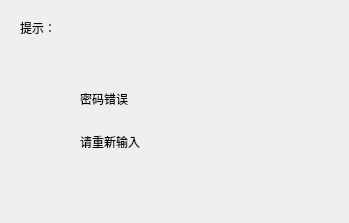
<?xml version="1.0" encoding="UTF-8"?>
<ui version="4.0">
 <class>Logindlg</class>
 <widget class="QDialog" name="Logindlg">
  <property name="geometry">
   <rect>
    <x>0</x>
    <y>0</y>
    <width>349</width>
    <height>223</height>
   </rect>
  </property>
  <property name="windowTitle">
   <string>Dialog</string>
  </property>
  <widget class="QWidget" name="verticalLayoutWidget">
   <property name="geometry">
    <rect>
     <x>80</x>
     <y>80</y>
     <width>160</width>
     <height>80</height>
    </rect>
   </property>
   <layout class="QVBoxLayout" name="verticalLayout">
    <item>
     <widget class="QLabel" name="label">
      <property name="text">
       <string>密码错误</string>
      </property>
     </widget>
    </item>
    <item>
     <widget class="QLabel" name="label_2">
      <property name="text">
       <string>请重新输入</string>
      </property>
     </widget>
    </item>
   </layout>
  </widget>
  <widget class="QLabel" name="label_3">
   <property name="geometry">
    <rect>
     <x>20</x>
     <y>10</y>
     <width>158</width>
     <height>36</height>
    </rect>
   </property>
   <property name="text">
    <string>提示：</string>
   </property>
  </widget>
 </widget>
 <resources/>
 <connections/>
</ui>
